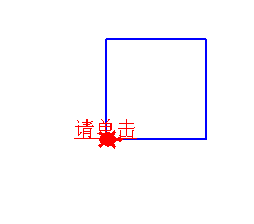

The script that drew this image:
"""
   趣味正方形.py
   画个正方形后,单击它会移动,并且碰到边缘就反弹。
   这个版本采用画布的move命令让'当前线条项目'移动实现的。
   也可以用纯动画原理实现，还能用自定义造型来实现。
"""
import time
import turtle

sw,sh = 480,360
turtle.shape('turtle')                                # 设定海龟造型
turtle.bgcolor('white')                               # 设定背景颜色 
turtle.color('blue')                                  # 设置海龟颜色
turtle.pensize(2)                                     # 设置画笔尺寸
turtle.setup(sw,sh)                                   # 设置窗口宽高
for _ in range(4):
    turtle.fd(100)
    turtle.lt(90)

square = turtle.getturtle().currentLineItem           # 当前线条项目 
canvas = turtle.getcanvas()                           # 得到画布
turtle.color('red')                                   # 设定海龟颜色
turtle.write('请单击',align='center',font=('',16,'underline'))

def gogogo(event):
    turtle.ht()
    dx = 5
    dy = 5     
    canvas.unbind("<Button-1>")
    while True:
        canvas.move(square,dx,dy)                     # 移动square
        cors =  canvas.coords(square)                 # 获取square每个点坐标 
        xcors = [cors[i] for i in range(len(cors)) if i%2==0]
        ycors = [cors[i] for i in range(len(cors)) if i%2==1]
        min_x = min(xcors)                            # 最小x坐标
        max_x = max(xcors)                            # 最大x坐标
        min_y = min(ycors)                            # 最小y坐标
        max_y = max(ycors)                            # 最大y坐标
        #print(min_x,max_x,min_y,max_y)
        if max_x >= sw//2 or min_x <= -sw//2:dx = -dx # 碰到左右边就反弹
        if max_y >= sh//2 or min_y <= -sh//2:dy = -dy # 碰到上下边就反弹         
        time.sleep(0.01)                              # 等待0.01秒 
        canvas.update()                               # 画布更新 
        
canvas.bind("<Button-1>",gogogo)                      # 绑定左键到gogogo

screen = turtle.getscreen()
screen.mainloop()

    
